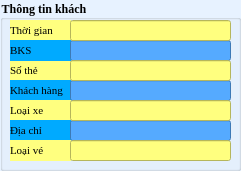
   <widget class="QGroupBox" name="groupBox_4">
    <property name="geometry">
     <rect>
      <x>10</x>
      <y>350</y>
      <width>241</width>
      <height>171</height>
     </rect>
    </property>
    <property name="font">
     <font>
      <family>Times New Roman</family>
      <weight>75</weight>
      <bold>true</bold>
     </font>
    </property>
    <property name="styleSheet">
     <string notr="true">background-color: rgb(231, 242, 255);</string>
    </property>
    <property name="title">
     <string>Thông tin khách</string>
    </property>
    <widget class="QLabel" name="label_51">
     <property name="geometry">
      <rect>
       <x>10</x>
       <y>20</y>
       <width>61</width>
       <height>21</height>
      </rect>
     </property>
     <property name="font">
      <font>
       <family>Times New Roman</family>
       <pointsize>8</pointsize>
       <weight>50</weight>
       <bold>false</bold>
      </font>
     </property>
     <property name="styleSheet">
      <string notr="true">background-color: rgb(255, 255, 127);</string>
     </property>
     <property name="text">
      <string>Thời gian</string>
     </property>
    </widget>
    <widget class="QLabel" name="label_52">
     <property name="geometry">
      <rect>
       <x>10</x>
       <y>60</y>
       <width>61</width>
       <height>21</height>
      </rect>
     </property>
     <property name="font">
      <font>
       <family>Times New Roman</family>
       <pointsize>8</pointsize>
       <weight>50</weight>
       <bold>false</bold>
      </font>
     </property>
     <property name="styleSheet">
      <string notr="true">background-color: rgb(255, 255, 127);</string>
     </property>
     <property name="text">
      <string>Số thẻ</string>
     </property>
    </widget>
    <widget class="QLabel" name="label_53">
     <property name="geometry">
      <rect>
       <x>10</x>
       <y>80</y>
       <width>61</width>
       <height>21</height>
      </rect>
     </property>
     <property name="font">
      <font>
       <family>Times New Roman</family>
       <pointsize>8</pointsize>
       <weight>50</weight>
       <bold>false</bold>
      </font>
     </property>
     <property name="styleSheet">
      <string notr="true">background-color: rgb(0, 170, 255);</string>
     </property>
     <property name="text">
      <string>Khách hàng</string>
     </property>
    </widget>
    <widget class="QLabel" name="label_54">
     <property name="geometry">
      <rect>
       <x>10</x>
       <y>100</y>
       <width>61</width>
       <height>21</height>
      </rect>
     </property>
     <property name="font">
      <font>
       <family>Times New Roman</family>
       <pointsize>8</pointsize>
       <weight>50</weight>
       <bold>false</bold>
      </font>
     </property>
     <property name="styleSheet">
      <string notr="true">background-color: rgb(255, 255, 127);</string>
     </property>
     <property name="text">
      <string>Loại xe</string>
     </property>
    </widget>
    <widget class="QLabel" name="label_55">
     <property name="geometry">
      <rect>
       <x>10</x>
       <y>120</y>
       <width>61</width>
       <height>21</height>
      </rect>
     </property>
     <property name="font">
      <font>
       <family>Times New Roman</family>
       <pointsize>8</pointsize>
       <weight>50</weight>
       <bold>false</bold>
      </font>
     </property>
     <property name="styleSheet">
      <string notr="true">background-color: rgb(0, 170, 255);</string>
     </property>
     <property name="text">
      <string>Địa chỉ</string>
     </property>
    </widget>
    <widget class="QLabel" name="label_56">
     <property name="geometry">
      <rect>
       <x>10</x>
       <y>40</y>
       <width>61</width>
       <height>21</height>
      </rect>
     </property>
     <property name="font">
      <font>
       <family>Times New Roman</family>
       <pointsize>8</pointsize>
       <weight>50</weight>
       <bold>false</bold>
      </font>
     </property>
     <property name="styleSheet">
      <string notr="true">background-color: rgb(0, 170, 255);</string>
     </property>
     <property name="text">
      <string>BKS</string>
     </property>
    </widget>
    <widget class="QLineEdit" name="xevao_text_bks">
     <property name="geometry">
      <rect>
       <x>70</x>
       <y>40</y>
       <width>161</width>
       <height>21</height>
      </rect>
     </property>
     <property name="font">
      <font>
       <family>Times New Roman</family>
      </font>
     </property>
     <property name="styleSheet">
      <string notr="true">color: rgb(0, 0, 0);
background-color: rgb(85, 170, 255);</string>
     </property>
    </widget>
    <widget class="QLineEdit" name="xevao_text_tenkh">
     <property name="geometry">
      <rect>
       <x>70</x>
       <y>80</y>
       <width>161</width>
       <height>21</height>
      </rect>
     </property>
     <property name="font">
      <font>
       <family>Times New Roman</family>
      </font>
     </property>
     <property name="styleSheet">
      <string notr="true">color: rgb(0, 0, 0);
background-color: rgb(85, 170, 255);</string>
     </property>
    </widget>
    <widget class="QLineEdit" name="xevao_text_diachi">
     <property name="geometry">
      <rect>
       <x>70</x>
       <y>120</y>
       <width>161</width>
       <height>21</height>
      </rect>
     </property>
     <property name="font">
      <font>
       <family>Times New Roman</family>
      </font>
     </property>
     <property name="styleSheet">
      <string notr="true">color: rgb(0, 0, 0);
background-color: rgb(85, 170, 255);</string>
     </property>
    </widget>
    <widget class="QLineEdit" name="xevao_text_sothe">
     <property name="geometry">
      <rect>
       <x>70</x>
       <y>60</y>
       <width>161</width>
       <height>21</height>
      </rect>
     </property>
     <property name="font">
      <font>
       <family>Times New Roman</family>
       <weight>75</weight>
       <bold>true</bold>
      </font>
     </property>
     <property name="styleSheet">
      <string notr="true">color: rgb(0, 0, 0);
background-color: rgb(255, 255, 127);</string>
     </property>
    </widget>
    <widget class="QLineEdit" name="xevao_text_loaixe">
     <property name="geometry">
      <rect>
       <x>70</x>
       <y>100</y>
       <width>161</width>
       <height>21</height>
      </rect>
     </property>
     <property name="font">
      <font>
       <family>Times New Roman</family>
      </font>
     </property>
     <property name="styleSheet">
      <string notr="true">color: rgb(0, 0, 0);
background-color: rgb(255, 255, 127);</string>
     </property>
    </widget>
    <widget class="QLineEdit" name="xevao_text_time">
     <property name="geometry">
      <rect>
       <x>70</x>
       <y>20</y>
       <width>161</width>
       <height>21</height>
      </rect>
     </property>
     <property name="font">
      <font>
       <family>Times New Roman</family>
      </font>
     </property>
     <property name="styleSheet">
      <string notr="true">color: rgb(0, 0, 0);
background-color: rgb(255, 255, 127);</string>
     </property>
    </widget>
    <widget class="QLabel" name="label_72">
     <property name="geometry">
      <rect>
       <x>10</x>
       <y>140</y>
       <width>61</width>
       <height>21</height>
      </rect>
     </property>
     <property name="font">
      <font>
       <family>Times New Roman</family>
       <pointsize>8</pointsize>
       <weight>50</weight>
       <bold>false</bold>
      </font>
     </property>
     <property name="styleSheet">
      <string notr="true">background-color: rgb(255, 255, 127);</string>
     </property>
     <property name="text">
      <string>Loại vé</string>
     </property>
    </widget>
    <widget class="QLineEdit" name="xevao_text_loaive">
     <property name="geometry">
      <rect>
       <x>70</x>
       <y>140</y>
       <width>161</width>
       <height>21</height>
      </rect>
     </property>
     <property name="font">
      <font>
       <family>Times New Roman</family>
      </font>
     </property>
     <property name="styleSheet">
      <string notr="true">color: rgb(0, 0, 0);
background-color: rgb(255, 255, 127);</string>
     </property>
     <property name="text">
      <string/>
     </property>
    </widget>
   </widget>
